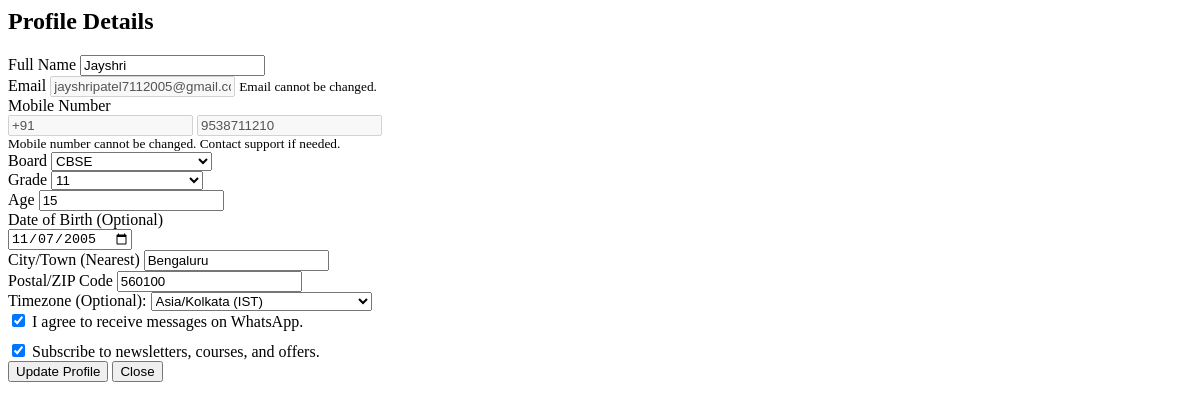
Page /profile (signed in) on the earlier database version.
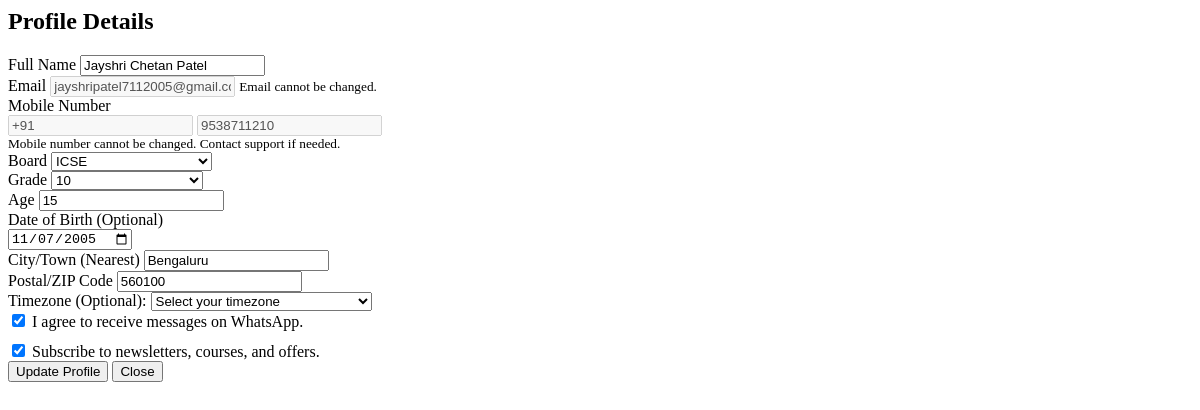
Same page on the later database version.
### server.py (models this page shows, shortened)
class User(UserMixin, db.Model):
    id = db.Column(db.Integer, primary_key=True)
    name = db.Column(db.String(100), nullable=False)
    email = db.Column(db.String(120), unique=True, nullable=False)
    country_code = db.Column(db.String(5), nullable=False, default="+91")  # ✅ ADD
    phone_number = db.Column(db.String(30), unique=True, nullable=True)
    grade = db.Column(db.String(20))
    password_hash = db.Column(db.String(256), nullable=True)
    age = db.Column(db.Integer, nullable=True)
    city = db.Column(db.String(100), nullable=True)
    postal_code = db.Column(db.String(20), nullable=True)
    timezone = db.Column(db.String(50), nullable=True)
    whatsapp_consent = db.Column(db.Boolean, default=False)
    newsletter_consent = db.Column(db.Boolean, default=False)
    board = db.Column(db.String(50), nullable=True)
    profile_completed = db.Column(db.Boolean, default=False)
    dob = db.Column(db.Date, nullable=True)

### server.py (the view, shortened to what this page needs)
@app.route('/profile', methods=['GET', 'POST'])
@login_required
def profile():
    from datetime import datetime
    import re
    is_ajax = request.headers.get("X-Requested-With") == "XMLHttpRequest"
    return render_template("profile.html", errors={}, form={})

### server.py (called while the page is built)
@app.context_processor
def inject_now():
    return {'now': datetime.now}

@login_manager.user_loader
def load_user(user_id):
    return User.query.get(int(user_id))

def clear_temp_dir():
    for f in os.listdir(TEMP_DIR):
        try:
            os.remove(os.path.join(TEMP_DIR, f))
        except:
            pass

@app.after_request
def cleanup_temp(response):
    if response.direct_passthrough:
        return response
    clear_temp_dir()
    return response

### templates/profile.html (shortened to what the changed rows need)
        <form method="POST" action="{{ url_for('profile') }}" class="glass-form auth-form">
            <h2 class="form-title">Profile Details</h2>
            <div class="form-group">
                <label for="name" class="required">Full Name</label>
                <input type="text" id="name" name="name" required value="{{ current_user.name }}">
            </div>
            <div class="form-group">
                <label for="email" class="required">Email</label>
                <input type="email" id="email" name="email" required value="{{ current_user.email }}" disabled>
                <small>Email cannot be changed.</small>
            </div>
           <div class="form-group">
    {% if current_user.phone_number %}
        <div class="phone-display">
            <input type="text"
                   class="country-code"
                   value="{{ current_user.phone_number[:3] }}"
                   disabled>
            <input type="text"
                   class="phone-main"
                   value="{{ current_user.phone_number[3:] }}"
                   disabled>
        </div>
        <small>Mobile number cannot be changed. Contact support if needed.</small>
    {% endif %}
</div>
            <div class="form-group">
                <label class="required">Board</label>
                <select name="board" required class="{% if errors.board %}input-error{% endif %}">
    {% for b in ['CBSE','ICSE','State Board','IB','IGCSE','College'] %}
        <option value="{{ b }}"
            {% if current_user.board == b %}selected{% endif %}>
            {{ b }}
        </option>
    {% endfor %}
</select>
            </div>
            <div class="form-group">
    <label for="grade" class="required">Grade</label>
    <select id="grade" name="grade" required>
        {% for g in range(1, 13) %}
            <option value="{{ g }}"
                {% if current_user.grade and current_user.grade|int == g %}selected{% endif %}>
                {{ g }}
            </option>
        {% endfor %}
    </select>
</div>
            <div class="form-group">
                <label for="age" class="required">Age</label>
                <input type="number" id="age" name="age"
       placeholder="e.g., 25"
       value="{{ current_user.age or '' }}"
       min="1"
       required>
            </div>
            <div class="form-group">
    <div style="display:flex; align-items:center;">
        <input
            type="date"
            id="dob"
            name="dob"
            value="{{ current_user.dob.strftime('%Y-%m-%d') if current_user.dob else '' }}"
            class="dob-input"
        >
    </div>
</div>
            <div class="form-group">
                <label for="city" class="required">City/Town (Nearest)</label>
                <input type="text" id="city" name="city"
       placeholder="e.g., Bengaluru"
       value="{{ current_user.city or '' }}"
       required>
            </div>
            <div class="form-group">
               <label for="postal_code" class="required">Postal/ZIP Code</label>
                <input type="text" id="postal_code" name="postal_code"
       placeholder="e.g., 560089"
       value="{{ current_user.postal_code or '' }}"
       required>
            </div>
            <div class="form-group">
                <label for="timezone">Timezone (Optional):</label>
                <select id="timezone" name="timezone">
                    <option value="" {% if not current_user.timezone %}selected{% endif %}>Select your timezone</option>
                    <option value="Asia/Kolkata" {% if current_user.timezone == 'Asia/Kolkata' %}selected{% endif %}>Asia/Kolkata (IST)</option>
                </select>
            </div>
            <div class="form-group checkbox-group">
    <label>
        <input type="checkbox" id="whatsapp_consent" name="whatsapp_consent" value="on"
               {% if current_user.whatsapp_consent %}checked{% endif %}>
        I agree to receive messages on WhatsApp.
    </label>
</div>
<div class="form-group checkbox-group" style="margin-top: 10px;">
    <label>
        <input type="checkbox" id="newsletter_consent" name="newsletter_consent" value="on"
               {% if current_user.newsletter_consent %}checked{% endif %}>
        Subscribe to newsletters, courses, and offers.
    </label>
</div>
</form>

Differences in the rows shown:
changed User "jayshripatel7112005@gmail.com": name "Jayshri" → "Jayshri Chetan Patel"; board "CBSE" → "ICSE"; grade "11" → "10"; timezone "Asia/Kolkata (IST)" → "Select your timezone"
